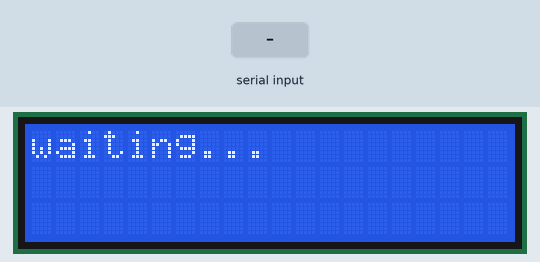
Recording of a sketch running on a simulated Arduino Uno, built with avr-gcc and run on an emulated ATmega328P. On the bench: 20×3 character LCD. Inputs (shaded band) come from the test bench.

Above: at 1.2 s.
1.3 s: "1\n" received over Serial
At 2.3 s:
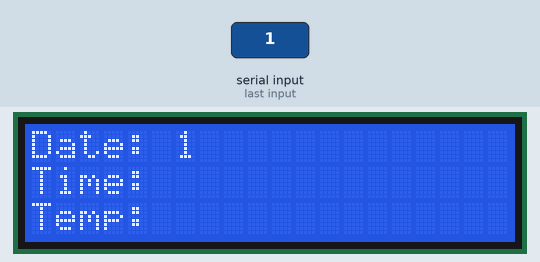
2.8 s: byte 10 ('\n') received over Serial
4.3 s: "0\n" received over Serial
At 4.6 s:
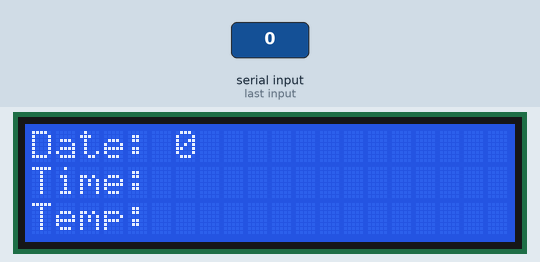
Timing chart, 0 to 7.3 s (numbered marks = the images above; inputs shaded):
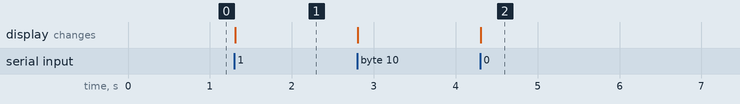

Measured:
- after the input at 1.3 s, the display: changes at once (image 1)
- after the input at 4.3 s, the display: changes at once (image 2)

The sketch:

DisplayManager.ino
```cpp
#include <Arduino.h>
#include <LiquidCrystal.h>

#define SERIAL_BUFFER_SIZE 100
// LCD module connections (RS, E, D4, D5, D6, D7)
LiquidCrystal lcd(2, 3, 4, 5, 6, 7);

String serialData = "";

void setup(){
    lcd.begin(20,3);
    Serial.begin(9600);

    lcd.setCursor(0,0);
    lcd.print("waiting...");
}

void loop(){
    if(Serial.available()){
        char c = Serial.read();

        if(c == '\n'){
            displayData();
            serialData = "";
        }
        else
            serialData += c;
    }
}

void displayData(){
    uint8_t dateTimeSplit = serialData.indexOf(' ');
    uint8_t tempSplitIndex = serialData.indexOf(',');
    if(dateTimeSplit < 0 || tempSplitIndex < 0) return;

    String date = serialData.substring(0,dateTimeSplit);
    String time = serialData.substring(dateTimeSplit+1, tempSplitIndex);
    String temp = serialData.substring(tempSplitIndex + 1, serialData.length());

    lcd.clear();
    lcd.setCursor(0,0);
    lcd.print("Date: " + date);

    lcd.setCursor(0,1);
    lcd.print("Time: " + time);

    lcd.setCursor(0,2);
    lcd.print("Temp: " + temp);
}
```
